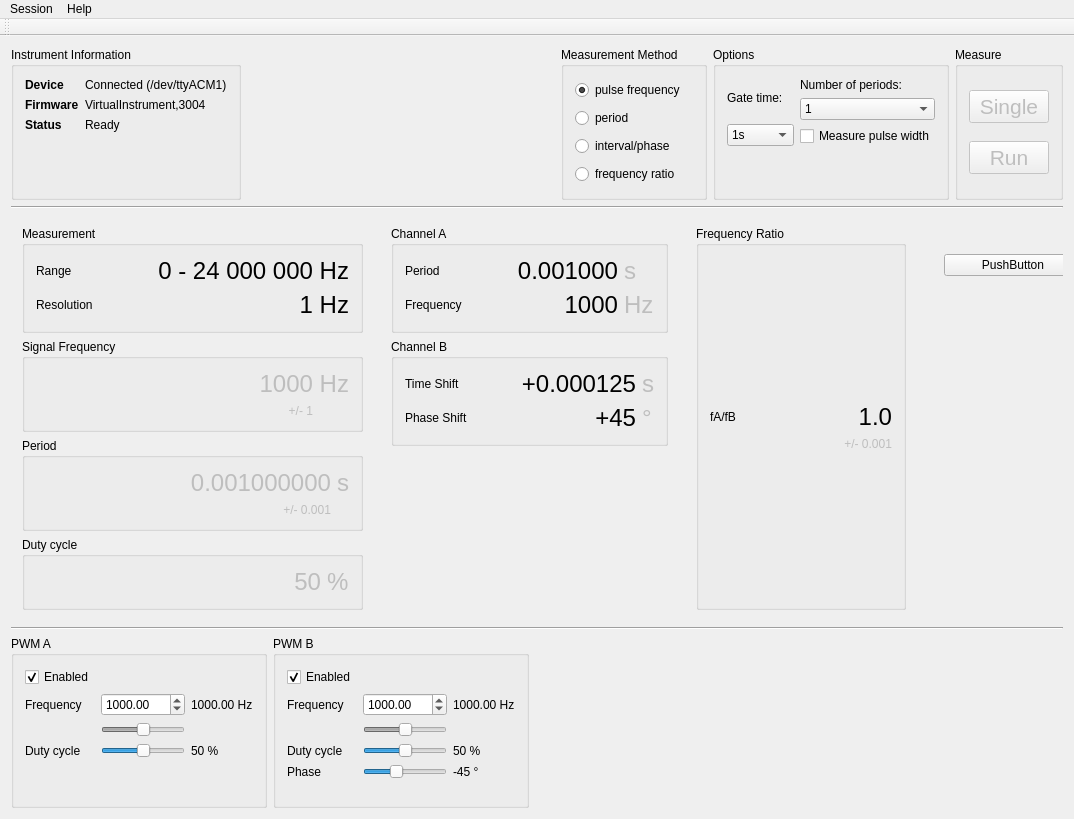
<?xml version="1.0" encoding="UTF-8"?>
<ui version="4.0">
 <class>MainWindow</class>
 <widget class="QMainWindow" name="MainWindow">
  <property name="geometry">
   <rect>
    <x>0</x>
    <y>0</y>
    <width>1074</width>
    <height>819</height>
   </rect>
  </property>
  <property name="windowTitle">
   <string>Measurement Tool</string>
  </property>
  <widget class="QWidget" name="centralWidget">
   <layout class="QVBoxLayout" name="verticalLayout_2" stretch="0,0,1,0,0">
    <item>
     <layout class="QHBoxLayout" name="instrumentShelf">
      <item>
       <widget class="QGroupBox" name="groupBox_10">
        <property name="title">
         <string>Instrument Information</string>
        </property>
        <layout class="QHBoxLayout" name="horizontalLayout">
         <item>
          <layout class="QFormLayout" name="formLayout">
           <item row="0" column="0">
            <widget class="QLabel" name="label_12">
             <property name="font">
              <font>
               <weight>75</weight>
               <bold>true</bold>
              </font>
             </property>
             <property name="text">
              <string>Device</string>
             </property>
            </widget>
           </item>
           <item row="1" column="0">
            <widget class="QLabel" name="label_16">
             <property name="font">
              <font>
               <weight>75</weight>
               <bold>true</bold>
              </font>
             </property>
             <property name="text">
              <string>Firmware</string>
             </property>
            </widget>
           </item>
           <item row="0" column="1">
            <widget class="QLabel" name="instrumentDeviceLabel">
             <property name="text">
              <string>Connected (/dev/ttyACM1)</string>
             </property>
            </widget>
           </item>
           <item row="1" column="1">
            <widget class="QLabel" name="instrumentFirmwareLabel">
             <property name="text">
              <string>VirtualInstrument,3004</string>
             </property>
            </widget>
           </item>
           <item row="2" column="0">
            <widget class="QLabel" name="label_24">
             <property name="font">
              <font>
               <weight>75</weight>
               <bold>true</bold>
              </font>
             </property>
             <property name="text">
              <string>Status</string>
             </property>
            </widget>
           </item>
           <item row="2" column="1">
            <widget class="QLabel" name="instrumentStatusLabel">
             <property name="text">
              <string>Ready</string>
             </property>
            </widget>
           </item>
          </layout>
         </item>
        </layout>
       </widget>
      </item>
      <item>
       <spacer name="horizontalSpacer_2">
        <property name="orientation">
         <enum>Qt::Horizontal</enum>
        </property>
        <property name="sizeHint" stdset="0">
         <size>
          <width>40</width>
          <height>20</height>
         </size>
        </property>
       </spacer>
      </item>
      <item>
       <widget class="QGroupBox" name="groupBox_11">
        <property name="title">
         <string>Measurement Method</string>
        </property>
        <layout class="QHBoxLayout" name="horizontalLayout_3">
         <item>
          <layout class="QVBoxLayout" name="verticalLayout_4">
           <item>
            <widget class="QRadioButton" name="measurementMethodCounting">
             <property name="text">
              <string>pulse frequency</string>
             </property>
             <property name="checked">
              <bool>true</bool>
             </property>
            </widget>
           </item>
           <item>
            <widget class="QRadioButton" name="measurementMethodPeriod">
             <property name="text">
              <string>period</string>
             </property>
            </widget>
           </item>
           <item>
            <widget class="QRadioButton" name="measurementMethodInterval">
             <property name="text">
              <string>interval/phase</string>
             </property>
            </widget>
           </item>
           <item>
            <widget class="QRadioButton" name="measurementMethodFreqRatio">
             <property name="text">
              <string>frequency ratio</string>
             </property>
            </widget>
           </item>
          </layout>
         </item>
        </layout>
       </widget>
      </item>
      <item>
       <widget class="QGroupBox" name="groupBox">
        <property name="title">
         <string>Options</string>
        </property>
        <layout class="QHBoxLayout" name="horizontalLayout_4">
         <item>
          <layout class="QVBoxLayout" name="measurementCountingOptions">
           <item>
            <widget class="QLabel" name="label_26">
             <property name="text">
              <string>Gate time:</string>
             </property>
            </widget>
           </item>
           <item>
            <widget class="QComboBox" name="measurementGateTimeSelect">
             <property name="currentIndex">
              <number>1</number>
             </property>
             <item>
              <property name="text">
               <string>100ms</string>
              </property>
             </item>
             <item>
              <property name="text">
               <string>1s</string>
              </property>
             </item>
             <item>
              <property name="text">
               <string>10s</string>
              </property>
             </item>
            </widget>
           </item>
           <item>
            <spacer name="verticalSpacer">
             <property name="orientation">
              <enum>Qt::Vertical</enum>
             </property>
             <property name="sizeType">
              <enum>QSizePolicy::Fixed</enum>
             </property>
             <property name="sizeHint" stdset="0">
              <size>
               <width>20</width>
               <height>40</height>
              </size>
             </property>
            </spacer>
           </item>
          </layout>
         </item>
         <item>
          <layout class="QVBoxLayout" name="measurementPeriodOptions">
           <item>
            <widget class="QLabel" name="label_21">
             <property name="text">
              <string>Number of periods:</string>
             </property>
            </widget>
           </item>
           <item>
            <widget class="QComboBox" name="measurementNumPeriodsSelect">
             <item>
              <property name="text">
               <string>1</string>
              </property>
             </item>
             <item>
              <property name="text">
               <string>10</string>
              </property>
             </item>
             <item>
              <property name="text">
               <string>100</string>
              </property>
             </item>
             <item>
              <property name="text">
               <string>1000</string>
              </property>
             </item>
            </widget>
           </item>
           <item>
            <widget class="QCheckBox" name="measurementPulseWidthEnable">
             <property name="text">
              <string>Measure pulse width</string>
             </property>
            </widget>
           </item>
           <item>
            <spacer name="verticalSpacer_2">
             <property name="orientation">
              <enum>Qt::Vertical</enum>
             </property>
             <property name="sizeType">
              <enum>QSizePolicy::Fixed</enum>
             </property>
             <property name="sizeHint" stdset="0">
              <size>
               <width>20</width>
               <height>40</height>
              </size>
             </property>
            </spacer>
           </item>
          </layout>
         </item>
        </layout>
       </widget>
      </item>
      <item>
       <widget class="QGroupBox" name="groupBox_2">
        <property name="title">
         <string>Measure</string>
        </property>
        <layout class="QVBoxLayout" name="verticalLayout">
         <item>
          <widget class="QPushButton" name="measureButton">
           <property name="enabled">
            <bool>false</bool>
           </property>
           <property name="font">
            <font>
             <pointsize>16</pointsize>
            </font>
           </property>
           <property name="text">
            <string>Single</string>
           </property>
          </widget>
         </item>
         <item>
          <widget class="QPushButton" name="continuousMeasurementToggle">
           <property name="enabled">
            <bool>false</bool>
           </property>
           <property name="font">
            <font>
             <pointsize>16</pointsize>
            </font>
           </property>
           <property name="text">
            <string>Run</string>
           </property>
          </widget>
         </item>
        </layout>
       </widget>
      </item>
     </layout>
    </item>
    <item>
     <widget class="Line" name="line">
      <property name="orientation">
       <enum>Qt::Horizontal</enum>
      </property>
     </widget>
    </item>
    <item>
     <layout class="QHBoxLayout" name="measurementShelf" stretch="0,0,0,0">
      <item>
       <widget class="QWidget" name="frequencyMeasurementRack" native="true">
        <layout class="QVBoxLayout" name="_2">
         <item>
          <widget class="QGroupBox" name="groupBox_4">
           <property name="title">
            <string>Measurement</string>
           </property>
           <layout class="QGridLayout" name="gridLayout_3">
            <item row="0" column="1">
             <widget class="QLabel" name="measurementRangeInfo">
              <property name="enabled">
               <bool>true</bool>
              </property>
              <property name="minimumSize">
               <size>
                <width>250</width>
                <height>0</height>
               </size>
              </property>
              <property name="font">
               <font>
                <pointsize>18</pointsize>
               </font>
              </property>
              <property name="text">
               <string>0 - 24 000 000 Hz</string>
              </property>
              <property name="alignment">
               <set>Qt::AlignRight|Qt::AlignTrailing|Qt::AlignVCenter</set>
              </property>
             </widget>
            </item>
            <item row="0" column="0">
             <widget class="QLabel" name="label_8">
              <property name="text">
               <string>Range</string>
              </property>
             </widget>
            </item>
            <item row="1" column="0">
             <widget class="QLabel" name="label_10">
              <property name="text">
               <string>Resolution</string>
              </property>
             </widget>
            </item>
            <item row="1" column="1">
             <widget class="QLabel" name="measurementResolutionInfo">
              <property name="enabled">
               <bool>true</bool>
              </property>
              <property name="font">
               <font>
                <pointsize>18</pointsize>
               </font>
              </property>
              <property name="text">
               <string>1 Hz</string>
              </property>
              <property name="alignment">
               <set>Qt::AlignRight|Qt::AlignTrailing|Qt::AlignVCenter</set>
              </property>
             </widget>
            </item>
           </layout>
          </widget>
         </item>
         <item>
          <widget class="QGroupBox" name="groupBox_5">
           <property name="title">
            <string>Signal Frequency</string>
           </property>
           <layout class="QGridLayout" name="gridLayout_4" columnstretch="1,0">
            <item row="0" column="0">
             <widget class="QLabel" name="measuredFreqValue">
              <property name="enabled">
               <bool>false</bool>
              </property>
              <property name="font">
               <font>
                <pointsize>18</pointsize>
               </font>
              </property>
              <property name="text">
               <string>1000</string>
              </property>
              <property name="alignment">
               <set>Qt::AlignRight|Qt::AlignTrailing|Qt::AlignVCenter</set>
              </property>
             </widget>
            </item>
            <item row="0" column="1">
             <widget class="QLabel" name="label_14">
              <property name="enabled">
               <bool>false</bool>
              </property>
              <property name="font">
               <font>
                <pointsize>18</pointsize>
               </font>
              </property>
              <property name="text">
               <string>Hz</string>
              </property>
              <property name="alignment">
               <set>Qt::AlignRight|Qt::AlignTrailing|Qt::AlignVCenter</set>
              </property>
             </widget>
            </item>
            <item row="1" column="0">
             <widget class="QLabel" name="measuredFreqErrorValue">
              <property name="enabled">
               <bool>false</bool>
              </property>
              <property name="text">
               <string>+/- 1</string>
              </property>
              <property name="alignment">
               <set>Qt::AlignRight|Qt::AlignTrailing|Qt::AlignVCenter</set>
              </property>
             </widget>
            </item>
           </layout>
          </widget>
         </item>
         <item>
          <widget class="QGroupBox" name="groupBox_6">
           <property name="title">
            <string>Period</string>
           </property>
           <layout class="QGridLayout" name="gridLayout_5" columnstretch="1,0">
            <item row="0" column="1">
             <widget class="QLabel" name="label_17">
              <property name="enabled">
               <bool>false</bool>
              </property>
              <property name="font">
               <font>
                <pointsize>18</pointsize>
               </font>
              </property>
              <property name="text">
               <string>s</string>
              </property>
             </widget>
            </item>
            <item row="0" column="0">
             <widget class="QLabel" name="measuredPeriodValue">
              <property name="enabled">
               <bool>false</bool>
              </property>
              <property name="font">
               <font>
                <pointsize>18</pointsize>
               </font>
              </property>
              <property name="text">
               <string>0.001000000</string>
              </property>
              <property name="alignment">
               <set>Qt::AlignRight|Qt::AlignTrailing|Qt::AlignVCenter</set>
              </property>
             </widget>
            </item>
            <item row="1" column="0">
             <widget class="QLabel" name="measuredPeriodErrorValue">
              <property name="enabled">
               <bool>false</bool>
              </property>
              <property name="text">
               <string>+/- 0.001</string>
              </property>
              <property name="alignment">
               <set>Qt::AlignRight|Qt::AlignTrailing|Qt::AlignVCenter</set>
              </property>
             </widget>
            </item>
           </layout>
          </widget>
         </item>
         <item>
          <widget class="QGroupBox" name="groupBox_7">
           <property name="title">
            <string>Duty cycle</string>
           </property>
           <layout class="QGridLayout" name="gridLayout_6" columnstretch="1,0">
            <item row="0" column="0">
             <widget class="QLabel" name="measuredDutyValue">
              <property name="enabled">
               <bool>false</bool>
              </property>
              <property name="font">
               <font>
                <pointsize>18</pointsize>
               </font>
              </property>
              <property name="text">
               <string>50</string>
              </property>
              <property name="alignment">
               <set>Qt::AlignRight|Qt::AlignTrailing|Qt::AlignVCenter</set>
              </property>
             </widget>
            </item>
            <item row="0" column="1">
             <widget class="QLabel" name="label_20">
              <property name="enabled">
               <bool>false</bool>
              </property>
              <property name="font">
               <font>
                <pointsize>18</pointsize>
               </font>
              </property>
              <property name="text">
               <string>%</string>
              </property>
             </widget>
            </item>
           </layout>
          </widget>
         </item>
        </layout>
       </widget>
      </item>
      <item>
       <widget class="QWidget" name="intervalMeasurementRack" native="true">
        <layout class="QVBoxLayout" name="_3">
         <item>
          <widget class="QGroupBox" name="groupBox_8">
           <property name="title">
            <string>Channel A</string>
           </property>
           <layout class="QGridLayout" name="gridLayout_7" columnstretch="0,1,0">
            <item row="1" column="0">
             <widget class="QLabel" name="label_3">
              <property name="text">
               <string>Frequency</string>
              </property>
             </widget>
            </item>
            <item row="0" column="1">
             <widget class="QLabel" name="channelAPeriod">
              <property name="minimumSize">
               <size>
                <width>150</width>
                <height>0</height>
               </size>
              </property>
              <property name="font">
               <font>
                <pointsize>18</pointsize>
               </font>
              </property>
              <property name="text">
               <string>0.001000</string>
              </property>
              <property name="alignment">
               <set>Qt::AlignRight|Qt::AlignTrailing|Qt::AlignVCenter</set>
              </property>
             </widget>
            </item>
            <item row="0" column="0">
             <widget class="QLabel" name="label">
              <property name="text">
               <string>Period</string>
              </property>
             </widget>
            </item>
            <item row="0" column="2">
             <widget class="QLabel" name="label_11">
              <property name="enabled">
               <bool>false</bool>
              </property>
              <property name="font">
               <font>
                <pointsize>18</pointsize>
               </font>
              </property>
              <property name="text">
               <string>s</string>
              </property>
             </widget>
            </item>
            <item row="1" column="1">
             <widget class="QLabel" name="channelAFrequency">
              <property name="font">
               <font>
                <pointsize>18</pointsize>
               </font>
              </property>
              <property name="text">
               <string>1000</string>
              </property>
              <property name="alignment">
               <set>Qt::AlignRight|Qt::AlignTrailing|Qt::AlignVCenter</set>
              </property>
             </widget>
            </item>
            <item row="1" column="2">
             <widget class="QLabel" name="label_13">
              <property name="enabled">
               <bool>false</bool>
              </property>
              <property name="font">
               <font>
                <pointsize>18</pointsize>
               </font>
              </property>
              <property name="text">
               <string>Hz</string>
              </property>
             </widget>
            </item>
           </layout>
          </widget>
         </item>
         <item>
          <widget class="QGroupBox" name="groupBox_9">
           <property name="title">
            <string>Channel B</string>
           </property>
           <layout class="QGridLayout" name="gridLayout_8" columnstretch="0,1,0">
            <item row="0" column="2">
             <widget class="QLabel" name="label_18">
              <property name="enabled">
               <bool>false</bool>
              </property>
              <property name="font">
               <font>
                <pointsize>18</pointsize>
               </font>
              </property>
              <property name="text">
               <string>s</string>
              </property>
             </widget>
            </item>
            <item row="0" column="0">
             <widget class="QLabel" name="label_15">
              <property name="text">
               <string>Time Shift</string>
              </property>
             </widget>
            </item>
            <item row="0" column="1">
             <widget class="QLabel" name="measuredInterval">
              <property name="font">
               <font>
                <pointsize>18</pointsize>
               </font>
              </property>
              <property name="text">
               <string>+0.000125</string>
              </property>
              <property name="alignment">
               <set>Qt::AlignRight|Qt::AlignTrailing|Qt::AlignVCenter</set>
              </property>
             </widget>
            </item>
            <item row="1" column="0">
             <widget class="QLabel" name="label_19">
              <property name="text">
               <string>Phase Shift</string>
              </property>
             </widget>
            </item>
            <item row="1" column="1">
             <widget class="QLabel" name="measuredPhase">
              <property name="font">
               <font>
                <pointsize>18</pointsize>
               </font>
              </property>
              <property name="text">
               <string>+45</string>
              </property>
              <property name="alignment">
               <set>Qt::AlignRight|Qt::AlignTrailing|Qt::AlignVCenter</set>
              </property>
             </widget>
            </item>
            <item row="1" column="2">
             <widget class="QLabel" name="label_22">
              <property name="enabled">
               <bool>false</bool>
              </property>
              <property name="font">
               <font>
                <pointsize>18</pointsize>
               </font>
              </property>
              <property name="text">
               <string>°</string>
              </property>
             </widget>
            </item>
           </layout>
          </widget>
         </item>
         <item>
          <spacer name="verticalSpacer_7">
           <property name="orientation">
            <enum>Qt::Vertical</enum>
           </property>
           <property name="sizeHint" stdset="0">
            <size>
             <width>20</width>
             <height>40</height>
            </size>
           </property>
          </spacer>
         </item>
        </layout>
       </widget>
      </item>
      <item>
       <widget class="QWidget" name="freqRatioMeasurementRack" native="true">
        <layout class="QVBoxLayout" name="_4">
         <item>
          <widget class="QGroupBox" name="groupBox_13">
           <property name="title">
            <string>Frequency Ratio</string>
           </property>
           <layout class="QGridLayout" name="gridLayout_9" columnstretch="0,0">
            <item row="1" column="0">
             <widget class="QLabel" name="label_7">
              <property name="text">
               <string>fA/fB</string>
              </property>
             </widget>
            </item>
            <item row="3" column="1">
             <spacer name="verticalSpacer_5">
              <property name="orientation">
               <enum>Qt::Vertical</enum>
              </property>
              <property name="sizeHint" stdset="0">
               <size>
                <width>20</width>
                <height>40</height>
               </size>
              </property>
             </spacer>
            </item>
            <item row="2" column="1">
             <widget class="QLabel" name="measuredFreqRatioError">
              <property name="enabled">
               <bool>false</bool>
              </property>
              <property name="text">
               <string>+/- 0.001</string>
              </property>
              <property name="alignment">
               <set>Qt::AlignRight|Qt::AlignTrailing|Qt::AlignVCenter</set>
              </property>
             </widget>
            </item>
            <item row="1" column="1">
             <widget class="QLabel" name="measuredFreqRatioValue">
              <property name="minimumSize">
               <size>
                <width>150</width>
                <height>0</height>
               </size>
              </property>
              <property name="font">
               <font>
                <pointsize>18</pointsize>
               </font>
              </property>
              <property name="text">
               <string>1.0</string>
              </property>
              <property name="alignment">
               <set>Qt::AlignRight|Qt::AlignTrailing|Qt::AlignVCenter</set>
              </property>
             </widget>
            </item>
            <item row="0" column="1">
             <spacer name="verticalSpacer_6">
              <property name="orientation">
               <enum>Qt::Vertical</enum>
              </property>
              <property name="sizeHint" stdset="0">
               <size>
                <width>20</width>
                <height>40</height>
               </size>
              </property>
             </spacer>
            </item>
           </layout>
          </widget>
         </item>
        </layout>
       </widget>
      </item>
      <item>
       <widget class="QtCharts::QChartView" name="measurementChart" native="true">
        <property name="sizePolicy">
         <sizepolicy hsizetype="Expanding" vsizetype="Expanding">
          <horstretch>0</horstretch>
          <verstretch>0</verstretch>
         </sizepolicy>
        </property>
        <widget class="QWidget" name="horizontalLayoutWidget">
         <property name="geometry">
          <rect>
           <x>10</x>
           <y>10</y>
           <width>160</width>
           <height>80</height>
          </rect>
         </property>
         <layout class="QHBoxLayout" name="horizontalLayout_2">
          <item>
           <widget class="QPushButton" name="pushButton">
            <property name="text">
             <string>PushButton</string>
            </property>
           </widget>
          </item>
         </layout>
        </widget>
       </widget>
      </item>
     </layout>
    </item>
    <item>
     <widget class="Line" name="line_2">
      <property name="orientation">
       <enum>Qt::Horizontal</enum>
      </property>
     </widget>
    </item>
    <item>
     <layout class="QHBoxLayout" name="horizontalLayout_5" stretch="0,0,1">
      <item>
       <widget class="QGroupBox" name="groupBox_3">
        <property name="title">
         <string>PWM A</string>
        </property>
        <layout class="QHBoxLayout" name="horizontalLayout_6">
         <item>
          <layout class="QGridLayout" name="gridLayout">
           <property name="rightMargin">
            <number>0</number>
           </property>
           <item row="0" column="0">
            <widget class="QCheckBox" name="pwmAEnabled">
             <property name="text">
              <string>Enabled</string>
             </property>
             <property name="checked">
              <bool>true</bool>
             </property>
            </widget>
           </item>
           <item row="2" column="1">
            <widget class="QDoubleSpinBox" name="pwm1FreqSpinner">
             <property name="maximum">
              <double>48000000.000000000000000</double>
             </property>
             <property name="value">
              <double>1000.000000000000000</double>
             </property>
            </widget>
           </item>
           <item row="4" column="0">
            <widget class="QLabel" name="label_4">
             <property name="text">
              <string>Duty cycle</string>
             </property>
            </widget>
           </item>
           <item row="5" column="1">
            <spacer name="verticalSpacer_3">
             <property name="orientation">
              <enum>Qt::Vertical</enum>
             </property>
             <property name="sizeHint" stdset="0">
              <size>
               <width>20</width>
               <height>40</height>
              </size>
             </property>
            </spacer>
           </item>
           <item row="4" column="2">
            <widget class="QLabel" name="pwmADutyLabel">
             <property name="text">
              <string>50 %</string>
             </property>
            </widget>
           </item>
           <item row="4" column="1">
            <widget class="QSlider" name="pwm1DutySlider">
             <property name="enabled">
              <bool>true</bool>
             </property>
             <property name="maximum">
              <number>100</number>
             </property>
             <property name="value">
              <number>50</number>
             </property>
             <property name="orientation">
              <enum>Qt::Horizontal</enum>
             </property>
            </widget>
           </item>
           <item row="3" column="1">
            <widget class="QSlider" name="horizontalSlider_2">
             <property name="enabled">
              <bool>false</bool>
             </property>
             <property name="value">
              <number>50</number>
             </property>
             <property name="orientation">
              <enum>Qt::Horizontal</enum>
             </property>
            </widget>
           </item>
           <item row="2" column="2">
            <widget class="QLabel" name="pwm1FreqLabel">
             <property name="text">
              <string>1000.00 Hz</string>
             </property>
            </widget>
           </item>
           <item row="2" column="0">
            <widget class="QLabel" name="label_2">
             <property name="text">
              <string>Frequency</string>
             </property>
            </widget>
           </item>
          </layout>
         </item>
        </layout>
       </widget>
      </item>
      <item>
       <widget class="QGroupBox" name="groupBox_12">
        <property name="title">
         <string>PWM B</string>
        </property>
        <layout class="QHBoxLayout" name="horizontalLayout_7">
         <item>
          <layout class="QGridLayout" name="gridLayout_2">
           <property name="rightMargin">
            <number>0</number>
           </property>
           <item row="6" column="1">
            <spacer name="verticalSpacer_4">
             <property name="orientation">
              <enum>Qt::Vertical</enum>
             </property>
             <property name="sizeHint" stdset="0">
              <size>
               <width>20</width>
               <height>40</height>
              </size>
             </property>
            </spacer>
           </item>
           <item row="4" column="0">
            <widget class="QLabel" name="label_6">
             <property name="text">
              <string>Duty cycle</string>
             </property>
            </widget>
           </item>
           <item row="2" column="1">
            <widget class="QDoubleSpinBox" name="pwmBFreqSpinner">
             <property name="maximum">
              <double>48000000.000000000000000</double>
             </property>
             <property name="value">
              <double>1000.000000000000000</double>
             </property>
            </widget>
           </item>
           <item row="3" column="1">
            <widget class="QSlider" name="horizontalSlider_6">
             <property name="enabled">
              <bool>false</bool>
             </property>
             <property name="value">
              <number>50</number>
             </property>
             <property name="orientation">
              <enum>Qt::Horizontal</enum>
             </property>
            </widget>
           </item>
           <item row="4" column="2">
            <widget class="QLabel" name="pwmBDutyLabel">
             <property name="text">
              <string>50 %</string>
             </property>
            </widget>
           </item>
           <item row="2" column="0">
            <widget class="QLabel" name="label_29">
             <property name="text">
              <string>Frequency</string>
             </property>
            </widget>
           </item>
           <item row="2" column="2">
            <widget class="QLabel" name="pwm2FreqLabel">
             <property name="text">
              <string>1000.00 Hz</string>
             </property>
            </widget>
           </item>
           <item row="0" column="0">
            <widget class="QCheckBox" name="pwmBEnabled">
             <property name="text">
              <string>Enabled</string>
             </property>
             <property name="checked">
              <bool>true</bool>
             </property>
            </widget>
           </item>
           <item row="4" column="1">
            <widget class="QSlider" name="pwm2DutySlider">
             <property name="enabled">
              <bool>true</bool>
             </property>
             <property name="maximum">
              <number>100</number>
             </property>
             <property name="value">
              <number>50</number>
             </property>
             <property name="orientation">
              <enum>Qt::Horizontal</enum>
             </property>
            </widget>
           </item>
           <item row="5" column="1">
            <widget class="QSlider" name="pwm2Phase">
             <property name="minimum">
              <number>-180</number>
             </property>
             <property name="maximum">
              <number>180</number>
             </property>
             <property name="value">
              <number>-45</number>
             </property>
             <property name="orientation">
              <enum>Qt::Horizontal</enum>
             </property>
            </widget>
           </item>
           <item row="5" column="0">
            <widget class="QLabel" name="label_9">
             <property name="text">
              <string>Phase</string>
             </property>
            </widget>
           </item>
           <item row="5" column="2">
            <widget class="QLabel" name="pwm2PhaseLabel">
             <property name="text">
              <string>-45 °</string>
             </property>
            </widget>
           </item>
          </layout>
         </item>
        </layout>
       </widget>
      </item>
      <item>
       <widget class="QtCharts::QChartView" name="pwmOutputPlot" native="true"/>
      </item>
     </layout>
    </item>
   </layout>
  </widget>
  <widget class="QMenuBar" name="menuBar">
   <property name="geometry">
    <rect>
     <x>0</x>
     <y>0</y>
     <width>1074</width>
     <height>25</height>
    </rect>
   </property>
   <widget class="QMenu" name="menuFile">
    <property name="title">
     <string>Session</string>
    </property>
    <widget class="QMenu" name="menuOpenInterface">
     <property name="title">
      <string>Open interface</string>
     </property>
    </widget>
    <addaction name="menuOpenInterface"/>
    <addaction name="actionAbort_measurement"/>
    <addaction name="actionQuit"/>
   </widget>
   <widget class="QMenu" name="menuV1001">
    <property name="title">
     <string>Help</string>
    </property>
    <addaction name="actionAbout_v1002"/>
   </widget>
   <addaction name="menuFile"/>
   <addaction name="menuV1001"/>
  </widget>
  <widget class="QToolBar" name="mainToolBar">
   <attribute name="toolBarArea">
    <enum>TopToolBarArea</enum>
   </attribute>
   <attribute name="toolBarBreak">
    <bool>false</bool>
   </attribute>
  </widget>
  <action name="actionQuit">
   <property name="text">
    <string>Quit</string>
   </property>
  </action>
  <action name="actionDummy">
   <property name="text">
    <string>dummy</string>
   </property>
  </action>
  <action name="actionAbout_v1002">
   <property name="text">
    <string>About Measurement Tool v1004</string>
   </property>
  </action>
  <action name="actionAbort_measurement">
   <property name="text">
    <string>Abort measurement</string>
   </property>
  </action>
 </widget>
 <layoutdefault spacing="6" margin="11"/>
 <customwidgets>
  <customwidget>
   <class>QtCharts::QChartView</class>
   <extends>QWidget</extends>
   <header>QtCharts/QChartView</header>
   <container>1</container>
  </customwidget>
 </customwidgets>
 <resources/>
 <connections/>
</ui>
